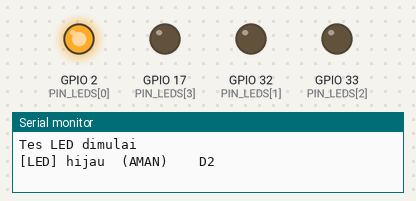
Recording of a program running on a simulated ESP32. On the bench: output pins drawn as LEDs (lit = HIGH), the last lines printed to the serial monitor.

Above: at 1.0 s.
At 2.0 s:
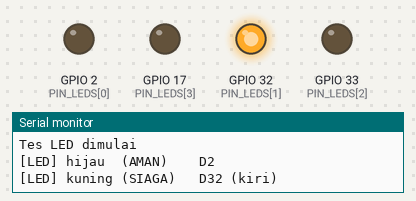
At 3.0 s:
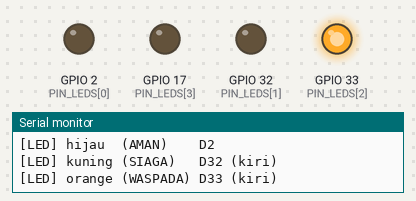
At 4.0 s:
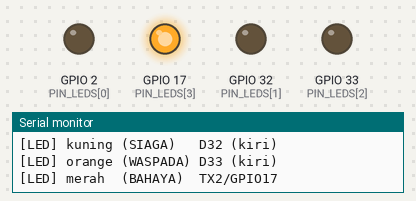
At 5.0 s:
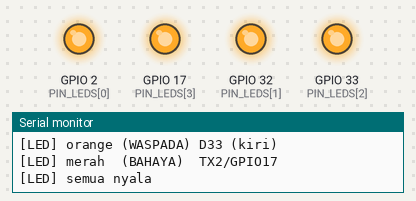
At 6.0 s:
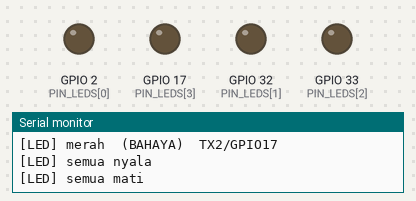
Timing chart, 0 to 8.3 s (numbered marks = the images above):
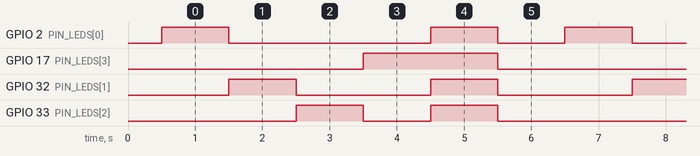

The program:

main.cpp
```cpp
#include <Arduino.h>

// Tes 4 LED indikator. Sambungan tiap LED:
//   pin -> resistor 220 ohm -> kaki panjang LED (anoda), kaki pendek (katoda) -> GND
// Urutan berulang:
//   1. tiap LED menyala sendiri 1 detik (nama dicetak di serial)
//   2. semua LED menyala bersama 1 detik
//   3. semua LED mati 1 detik
// Catatan: LED biru onboard ikut menyala bersama LED hijau (sama-sama GPIO2).

const uint8_t PIN_LEDS[4] = {2, 32, 33, 17};
const char* const LED_NAMES[4] = {
    "hijau  (AMAN)    D2",
    "kuning (SIAGA)   D32 (kiri)",
    "orange (WASPADA) D33 (kiri)",
    "merah  (BAHAYA)  TX2/GPIO17",
};

void allLeds(bool on) {
  for (uint8_t i = 0; i < 4; i++) digitalWrite(PIN_LEDS[i], on ? HIGH : LOW);
}

void setup() {
  Serial.begin(115200);
  for (uint8_t i = 0; i < 4; i++) pinMode(PIN_LEDS[i], OUTPUT);
  allLeds(false);
  delay(500);
  Serial.println();
  Serial.println("Tes LED dimulai");
}

void loop() {
  for (uint8_t i = 0; i < 4; i++) {
    Serial.print("[LED] ");
    Serial.println(LED_NAMES[i]);
    digitalWrite(PIN_LEDS[i], HIGH);
    delay(1000);
    digitalWrite(PIN_LEDS[i], LOW);
  }

  Serial.println("[LED] semua nyala");
  allLeds(true);
  delay(1000);

  Serial.println("[LED] semua mati");
  allLeds(false);
  delay(1000);

  Serial.println("---");
}
```

Measured:
- by itself, GPIO 2 (PIN_LEDS[0]): repeats every 6.0 s: LOW 3.0 s, HIGH 1.0 s, LOW 1.0 s, HIGH 1.0 s
- by itself, GPIO 17 (PIN_LEDS[3]): alternates HIGH for 2.0 s and LOW for 4.0 s
- by itself, GPIO 32 (PIN_LEDS[1]): alternates HIGH for 1.0 s and LOW for 2.0 s
- by itself, GPIO 33 (PIN_LEDS[2]): repeats every 6.0 s: LOW 1.0 s, HIGH 1.0 s, LOW 3.0 s, HIGH 1.0 s
